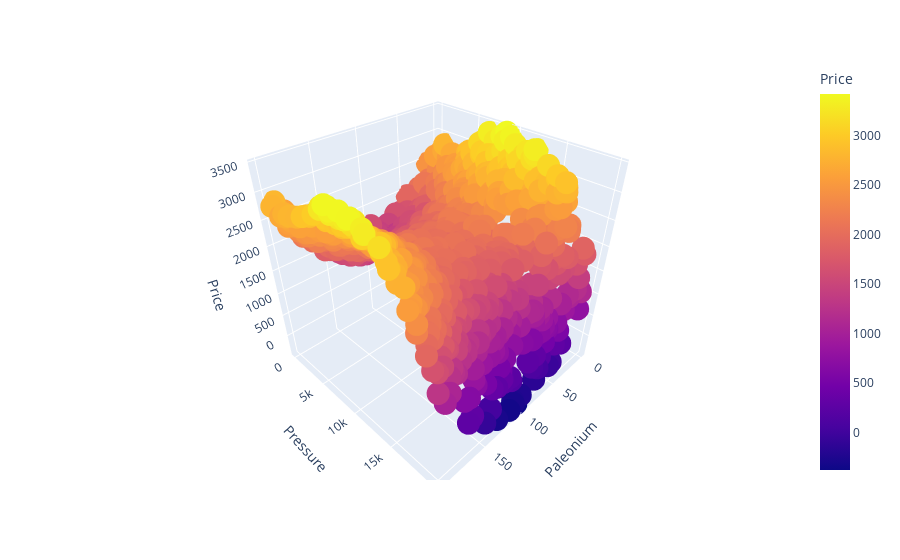

Notebook cell for this chart:
### Code cell
px.scatter_3d(df,x='Paleonium',y='Pressure',z='Price', color='Price')

### Figure 1 — Plotly figure (JSON) as saved in the notebook; plotly's stock layout.template omitted (floating-point values rounded to 4 significant figures; data arrays with more than 128 entries replaced by an {"elided": "..."} marker saying what was removed)
{"data": [{"hovertemplate": "Paleonium=%{x}<br>Pressure=%{y}<br>Price=%{marker.color}<extra></extra>", "legendgroup": "", "marker": {"color": {"elided": "1000 float values"}, "coloraxis": "coloraxis", "symbol": "circle"}, "mode": "markers", "name": "", "scene": "scene", "showlegend": false, "type": "scatter3d", "x": {"elided": "1000 int values"}, "y": {"elided": "1000 int values"}, "z": {"elided": "1000 float values"}}], "layout": {"coloraxis": {"colorbar": {"title": {"text": "Price"}}, "colorscale": [[0, "#0d0887"], [0.1111, "#46039f"], [0.2222, "#7201a8"], [0.3333, "#9c179e"], [0.4444, "#bd3786"], [0.5556, "#d8576b"], [0.6667, "#ed7953"], [0.7778, "#fb9f3a"], [0.8889, "#fdca26"], [1, "#f0f921"]]}, "legend": {"tracegroupgap": 0}, "margin": {"t": 60}, "scene": {"domain": {"x": [0, 1], "y": [0, 1]}, "xaxis": {"title": {"text": "Paleonium"}}, "yaxis": {"title": {"text": "Pressure"}}, "zaxis": {"title": {"text": "Price"}}}}}
